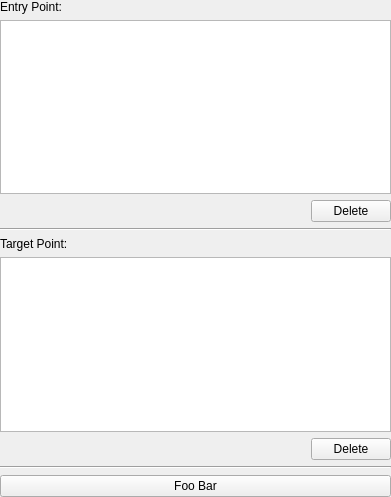
<?xml version="1.0" encoding="UTF-8"?>
<ui version="4.0">
 <class>qSlicerPathPlannerPanelWidget</class>
 <widget class="QWidget" name="qSlicerPathPlannerPanelWidget">
  <property name="geometry">
   <rect>
    <x>0</x>
    <y>0</y>
    <width>391</width>
    <height>497</height>
   </rect>
  </property>
  <property name="windowTitle">
   <string>Foo bar</string>
  </property>
  <layout class="QHBoxLayout" name="horizontalLayout">
   <property name="margin">
    <number>0</number>
   </property>
   <item>
    <layout class="QVBoxLayout" name="PathPlannerSettingLayout">
     <item>
      <layout class="QHBoxLayout" name="EntryPointNodeSelectorLayout">
       <item>
        <widget class="QLabel" name="EntryPointLabel">
         <property name="text">
          <string>Entry Point:</string>
         </property>
        </widget>
       </item>
       <item>
        <widget class="qMRMLNodeComboBox" name="EntryPointsAnnotationNodeSelector">
         <property name="enabled">
          <bool>true</bool>
         </property>
         <property name="nodeTypes">
          <stringlist>
           <string>vtkMRMLAnnotationHierarchyNode</string>
          </stringlist>
         </property>
         <property name="editEnabled">
          <bool>false</bool>
         </property>
         <property name="renameEnabled">
          <bool>true</bool>
         </property>
        </widget>
       </item>
      </layout>
     </item>
     <item>
      <widget class="QTableView" name="EntryPointsTable"/>
     </item>
     <item>
      <layout class="QHBoxLayout" name="EntryPointAddRemoveLayout">
       <item>
        <widget class="qSlicerMouseModeToolBar" name="AddEntryPointToolBar"/>
       </item>
       <item>
        <spacer name="horizontalSpacer">
         <property name="orientation">
          <enum>Qt::Horizontal</enum>
         </property>
         <property name="sizeHint" stdset="0">
          <size>
           <width>40</width>
           <height>20</height>
          </size>
         </property>
        </spacer>
       </item>
       <item>
        <widget class="QPushButton" name="DeleteEntryPointsButton">
         <property name="text">
          <string>Delete</string>
         </property>
        </widget>
       </item>
      </layout>
     </item>
     <item>
      <widget class="Line" name="line">
       <property name="orientation">
        <enum>Qt::Horizontal</enum>
       </property>
      </widget>
     </item>
     <item>
      <layout class="QHBoxLayout" name="TargetPointNodeSelectorLayout">
       <item>
        <widget class="QLabel" name="TargetPointLabel">
         <property name="text">
          <string>Target Point:</string>
         </property>
        </widget>
       </item>
       <item>
        <widget class="qMRMLNodeComboBox" name="TargetPointsAnnotationNodeSelector">
         <property name="enabled">
          <bool>true</bool>
         </property>
         <property name="nodeTypes">
          <stringlist>
           <string>vtkMRMLAnnotationHierarchyNode</string>
          </stringlist>
         </property>
         <property name="editEnabled">
          <bool>false</bool>
         </property>
         <property name="renameEnabled">
          <bool>true</bool>
         </property>
        </widget>
       </item>
      </layout>
     </item>
     <item>
      <widget class="QTableView" name="TargetPointsTable"/>
     </item>
     <item>
      <layout class="QHBoxLayout" name="TargetPointAddRemoveLayout">
       <item>
        <widget class="qSlicerMouseModeToolBar" name="AddTargetPointToolBar"/>
       </item>
       <item>
        <spacer name="horizontalSpacer_2">
         <property name="orientation">
          <enum>Qt::Horizontal</enum>
         </property>
         <property name="sizeHint" stdset="0">
          <size>
           <width>40</width>
           <height>20</height>
          </size>
         </property>
        </spacer>
       </item>
       <item>
        <widget class="QPushButton" name="DeleteTargetPointsButton">
         <property name="text">
          <string>Delete</string>
         </property>
        </widget>
       </item>
      </layout>
     </item>
     <item>
      <widget class="Line" name="line_2">
       <property name="orientation">
        <enum>Qt::Horizontal</enum>
       </property>
      </widget>
     </item>
     <item>
      <widget class="QPushButton" name="EntryPointsAnotationNodeSelector">
       <property name="text">
        <string>Foo Bar</string>
       </property>
      </widget>
     </item>
    </layout>
   </item>
  </layout>
 </widget>
 <customwidgets>
  <customwidget>
   <class>qMRMLNodeComboBox</class>
   <extends>QWidget</extends>
   <header>qMRMLNodeComboBox.h</header>
  </customwidget>
  <customwidget>
   <class>qSlicerMouseModeToolBar</class>
   <extends>QToolBar</extends>
   <header>qSlicerMouseModeToolBar.h</header>
  </customwidget>
 </customwidgets>
 <resources/>
 <connections/>
</ui>
